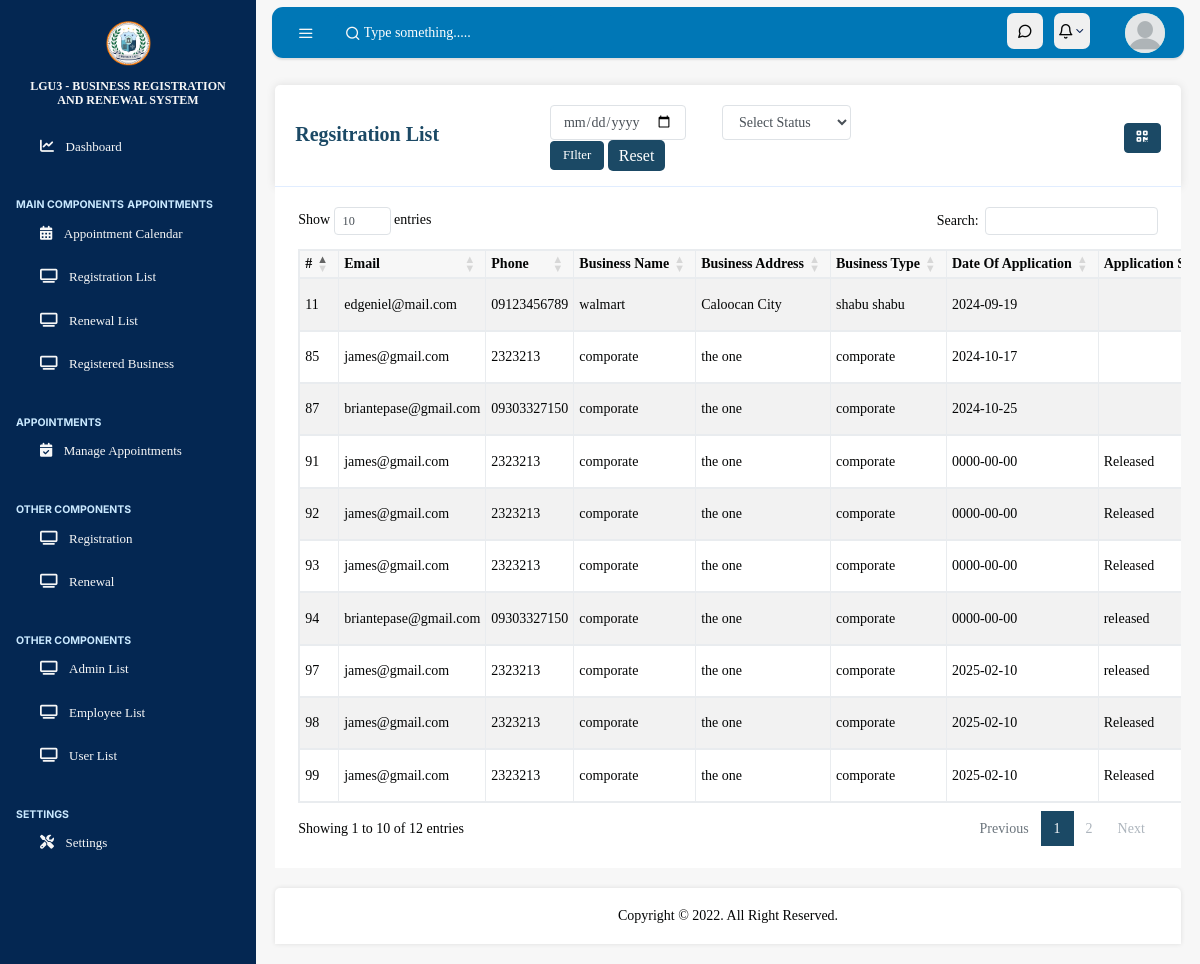
Page /admin/registration.php on the earlier database version.
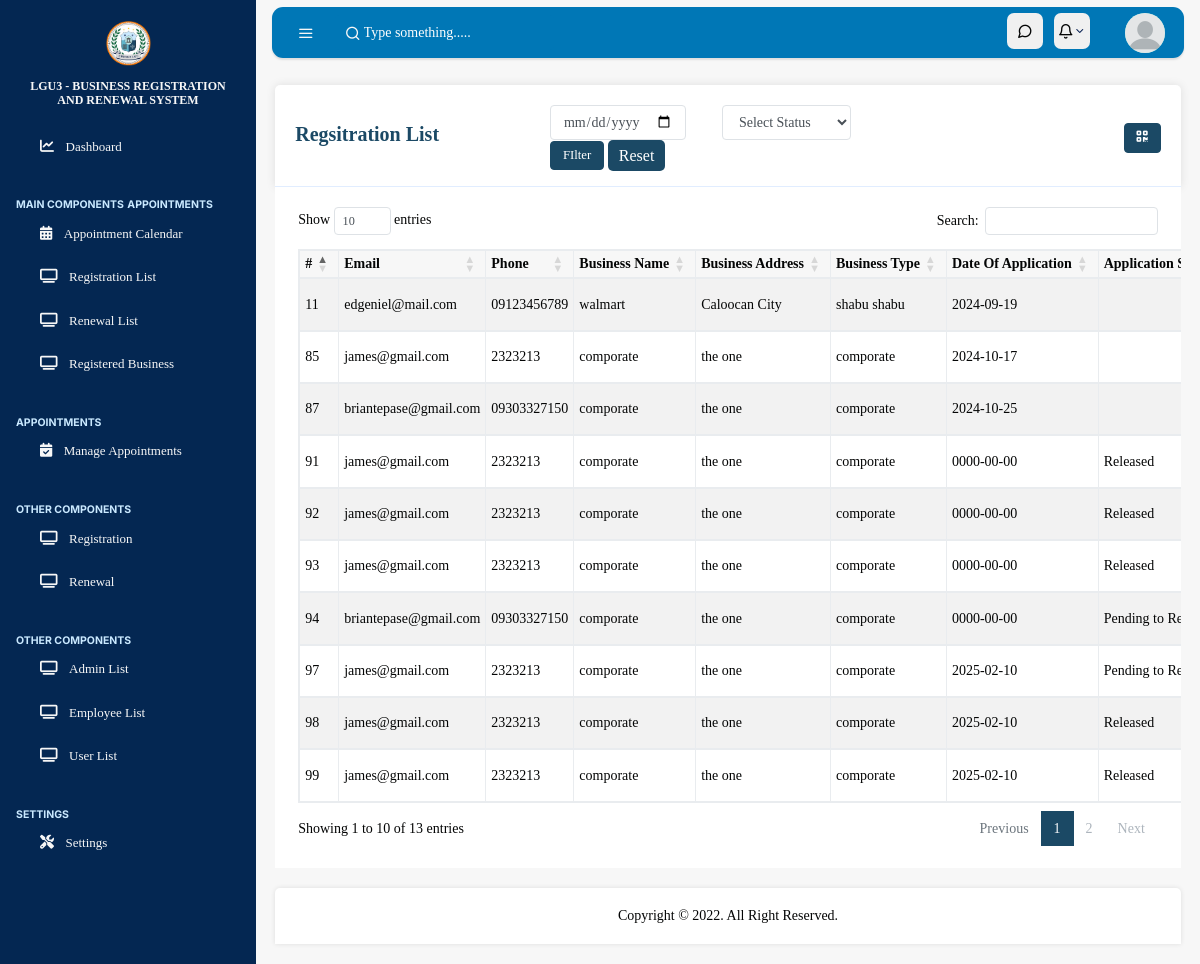
Same page on the later database version.
### tables this page shows
CREATE TABLE `registration` (
  `id` int(10) NOT NULL,
  `fname` varchar(255) NOT NULL,
  `mname` varchar(255) NOT NULL,
  `lname` varchar(255) NOT NULL,
  `address` varchar(255) NOT NULL,
  `zip` varchar(10) NOT NULL,
  `business_name` varchar(255) NOT NULL,
  `phone` varchar(255) NOT NULL,
  `email` varchar(255) NOT NULL,
  `business_address` varchar(255) NOT NULL,
  `building_name` varchar(255) NOT NULL,
  `building_no` varchar(255) NOT NULL,
  `street` varchar(255) NOT NULL,
  `barangay` varchar(255) NOT NULL,
  `business_type` varchar(255) NOT NULL,
  `rent_per_month` varchar(255) NOT NULL,
  `date_application` date NOT NULL,
  `application_number` varchar(50) DEFAULT NULL,
  `upload_dti` varchar(255) NOT NULL,
  `upload_store_picture` varchar(255) DEFAULT NULL,
  `food_security_clearance` varchar(255) DEFAULT NULL,
  `document_status` varchar(50) DEFAULT 'Pending',
  `permit_expiration` date DEFAULT NULL,
  `needs_resubmission` tinyint(1) DEFAULT 0,
  `expiration_date` date DEFAULT NULL,
  `application_status` varchar(50) DEFAULT NULL,
  `remark` text DEFAULT NULL
);

### admin/registration.php (the view, shortened to what this page needs)
<?php
include('../admin/assets/inc/header.php');
?>
<div class="fix-table-header">
    <h4>Regsitration List</h4>
    <div class="col-md-7">
        <form action="" method="get">
            <div class="row">
                <div class="col-md-4">
                    <input type="date" name="date_application" value="<?= isset($_GET['date_application']) == true ? $_GET['date_application'] : '' ?>" class="form-control" required>
                </div>
                <div class="col-md-4">
                    <select name="document_status" class="form-control" required>
                        <option value="">Select Status</option>
                    </select>
                </div>
                <div class="col-md-4">
                    <button type="submit" class="btn btn-primary">FIlter</button>
                    <a href="registration.php" class="btn btn-danger">Reset</a>
                </div>
            </div>
        </form>
    </div>
    <button type="button" class="btn btn-primary float-end" data-bs-toggle="modal" data-bs-target="#qrcodeModal">
        <i class="fa-solid fa-qrcode"></i>
    </button>
</div>
<div class="table-container-form">
    <div class="table-container table-form">
        <div class="table-body">
        <?php
                    if (isset($_GET['date_application']) && $_GET['date_application'] != '' && isset($_GET['document_status']) && $_GET['document_status'] != '') {
                        $date_application = validate($_GET['date_application']);
                        $document_status = validate($_GET['document_status']);
                        $registrations = mysqli_query($conn, "SELECT * FROM registration WHERE date_application='$date_application' AND document_status='$document_status' ORDER BY id DESC");
                    } else {
                        $registrations = mysqli_query($conn, "SELECT * FROM registration ORDER BY id DESC");
                    }
                    if ($registrations) {
                        if (mysqli_num_rows($registrations) > 0) {
            ?>
            <table id="myTable" class=" table-striped table-bordered">
                <thead>
                    <tr>
                        <th>#</th>
                        <th>Email</th>
                        <th>Phone</th>
                        <th>Business Name</th>
                        <th>Business Address</th>
                        <th>Business Type</th>
                        <th>Date Of Application</th>
                        <th>Application Status</th>
                    </tr>
                </thead>
                <tbody>
                <?php
                                        foreach ($registrations as $registrationsItem) {
                                        ?>
                            <tr>
                                <td><?= $registrationsItem['id']; ?></td>
                                <td><?= $registrationsItem['email']; ?></td>
                                <td><?= $registrationsItem['phone']; ?></td>
                                <td><?= $registrationsItem['business_name']; ?></td>
                                <td><?= $registrationsItem['business_address']; ?></td>
                                <td><?= $registrationsItem['business_type']; ?></td>
                                <td><?= $registrationsItem['date_application']; ?></td>
                                <td><?= $registrationsItem['application_status']; ?></td>
                            </tr>
                            <?php
                                        }
                                    ?>
                </tbody>
            </table>
            <?php
                        } else {
                            echo '<h5 style="text-align: center;">No Record Found</h5>';
                        }
                    } else {
                        echo '<h5>Something Went Wrong</h5>';
                    }
            ?>
        </div>
    </div>
</div>
<?php
include('../admin/assets/inc/footer.php');
?>

### admin/assets/inc/header.php (shortened to what this page needs)
<!DOCTYPE html>
<html lang="en">
<head>
    <link rel="stylesheet" href="https://cdn.jsdelivr.net/npm/@fortawesome/fontawesome-free@6.6.0/css/fontawesome.min.css">
    <link rel="stylesheet" href="https://cdnjs.cloudflare.com/ajax/libs/font-awesome/6.6.0/css/all.min.css">
    <link rel="stylesheet" href="assets/css/simplebar.css">
    <link rel="stylesheet" href="assets/css/feather.css">
    <link rel="stylesheet" href="assets/css/main.css">
    <link rel="stylesheet" href="https://cdn.datatables.net/1.13.4/css/dataTables.bootstrap5.min.css" />
    <link href="https://cdn.jsdelivr.net/npm/summernote@0.8.18/dist/summernote.min.css" rel="stylesheet">
    <link href="https://cdn.jsdelivr.net/npm/summernote@0.8.18/dist/summernote-lite.min.css" rel="stylesheet">
    <link rel="stylesheet" href="assets/css/evo-calendar.midnight-blue.min.css">
    <link rel="stylesheet" href="assets/css/evo-calendar.min.css">
    <link rel="stylesheet" href="assets/css/evo-calendar.royal-navy.css">
    <link rel="stylesheet" href="assets/css/evo-calendar.royal-navy.min.css">
</head>
<body class="vertical  light">
    <div class="wrapper">
        <?php include 'assets/inc/navbar.php';  ?>
        <?php include 'assets/inc/sidebar.php';  ?>
        <main role="main" class="main-content">

### admin/assets/inc/navbar.php (shortened to what this page needs)
<nav class="topnav navbar navbar-light">
    <button type="button" class="navbar-toggler text-muted mt-2 p-0 mr-3 collapseSidebar">
        <i class="fe fe-menu navbar-toggler-icon"></i>
    </button>
    <form class="form-inline mr-auto searchform text-muted">
        <input class="form-control bg-transparent border-0 pl-4" type="search" placeholder="Type something....." aria-label="Search">
    </form>
    <ul class="nav">
        <li class="nav-item">
            <section class="nav-link text-muted my-2 circle-icon" href="#" data-toggle="modal" data-target=".modal-shortcut">
                <span class="fe fe-message-circle fe-16"></span>
            </section>
        </li>
        <li class="nav-item dropdown nav-notif">
            <a class="nav-link text-muted my-2 circle-icon dropdown-toggle" href="#" id="notifDropdown" role="button" data-toggle="dropdown" aria-haspopup="true" aria-expanded="false">
                <span class="fe fe-bell fe-16"></span>
            </a>
        </li>
        <li class="nav-item dropdown">
            <span class="nav-link text-muted pr-0 avatar-icon" id="navbarDropdownMenuLink" role="button" data-toggle="dropdown" aria-haspopup="true" aria-expanded="false">
                <span class="avatar avatar-sm mt-2">
                    <div class="avatar-img rounded-circle avatar-initials-min text-center position-relative">
                        <img src="assets/image/profile.png" style="height: 150px; width: 150px; border-radius: 50%; object-fit: cover;">
                    </div>
                </span>
            </span>
        </li>
    </ul>
</nav>

### admin/assets/inc/sidebar.php (shortened to what this page needs)
<?php
$pageName = substr($_SERVER['SCRIPT_NAME'], strrpos($_SERVER['SCRIPT_NAME'],"/") +1);
?>
<aside class="sidebar-left border-right bg-white " id="leftSidebar" data-simplebar>
    <nav class="vertnav navbar-side navbar-light">
        <div class="w-100 mb-4 d-flex">
            <a class="navbar-brand mx-auto mt-2 flex-fill text-center" href="index.php">
                <img src="assets/image/unified-lgu-logo.png" width="45">
                <div class="brand-title">
                    <br>
                    <span>LGU3 - BUSINESS REGISTRATION <br> AND RENEWAL SYSTEM </span>
                </div>
            </a>
        </div>
        <ul class="navbar-nav <?= $pageName == 'admin_dashboard.php' ? 'active':''; ?> flex-fill w-100 mb-2">
            <li class="nav-item dropdown">
                <a class="nav-link" href="admin_dashboard.php">
                    <i class="fas fa-chart-line"></i>
                    <span class="ml-3 item-text">Dashboard</span>
                </a>
            </li>
        </ul>
       <p class="text-muted-nav nav-heading mt-4 mb-1">
            <span style="font-size: 10.5px; font-weight: bold; font-family: 'Inter', sans-serif;">MAIN COMPONENTS</span>
        </p>
            <p class="text-muted-nav nav-heading mt-4 mb-1">
                <span style="font-size: 10.5px; font-weight: bold; font-family: 'Inter', sans-serif;">APPOINTMENTS</span>
            </p>
            <ul class="navbar-nav flex-fill w-100 mb-2">
                <li class="nav-item w-100">
                    <a class="nav-link" href="admin_appointment_calendar.php">
                        <i class="fa-solid fa-calendar-days"></i>
                        <span class="ml-3 item-text">Appointment Calendar</span>
                    </a>
                </li>
            </ul>
            <ul class="navbar-nav flex-fill w-100 mb-2">
                <li class="nav-item w-100">
                    <a class="nav-link" href="admin_registration_list.php">
                        <i class="fa-solid fa-tv"></i>
                        <span class="ml-3 item-text">Registration List</span>
                    </a>
                </li>
            </ul>
            <ul class="navbar-nav flex-fill w-100 mb-2">
                <li class="nav-item w-100">
                    <a class="nav-link" href="admin_renewal_list.php">
                        <i class="fa-solid fa-tv"></i>
                        <span class="ml-3 item-text">Renewal List</span>
                    </a>
                </li>
            </ul>
            <ul class="navbar-nav flex-fill w-100 mb-2">
                <li class="nav-item w-100">
                    <a class="nav-link" href="admin_business_aprove_list_data.php">
                        <i class="fa-solid fa-tv"></i>
                        <span class="ml-3 item-text">Registered Business</span>
                    </a>
                </li>
            </ul>
            <p class="text-muted-nav nav-heading mt-4 mb-1">
                <span style="font-size: 10.5px; font-weight: bold; font-family: 'Inter', sans-serif;">APPOINTMENTS</span>
            </p>
            <ul class="navbar-nav flex-fill w-100 mb-2">
                <li class="nav-item w-100">
                    <a class="nav-link" href="admin_manage_appointments.php">
                        <i class="fa-solid fa-calendar-check"></i>
                        <span class="ml-3 item-text">Manage Appointments</span>
                    </a>
                </li>
            </ul>
            <p class="text-muted-nav nav-heading mt-4 mb-1">
                <span style="font-size: 10.5px; font-weight: bold; font-family: 'Inter', sans-serif;">OTHER COMPONENTS</span>
            </p>
            <ul class="navbar-nav flex-fill w-100 mb-2">
                <li class="nav-item w-100">
                    <a class="nav-link" href="admin_registration.php">
                        <i class="fa-solid fa-tv"></i>
                        <span class="ml-3 item-text">Registration</span>
                    </a>
                </li>
            </ul>
            <ul class="navbar-nav flex-fill w-100 mb-2">
                <li class="nav-item w-100">
                    <a class="nav-link" href="admin_renewal.php">
                        <i class="fa-solid fa-tv"></i>
                        <span class="ml-3 item-text">Renewal</span>
                    </a>
                </li>
            </ul>
            <p class="text-muted-nav nav-heading mt-4 mb-1">
                <span style="font-size: 10.5px; font-weight: bold; font-family: 'Inter', sans-serif;">OTHER COMPONENTS</span>
            </p>
            <ul class="navbar-nav flex-fill w-100 mb-2">
                <li class="nav-item w-100">
                    <a class="nav-link" href="admin_admin_list.php">
                        <i class="fa-solid fa-tv"></i>
                        <span class="ml-3 item-text">Admin List</span>
                    </a>
                </li>
            </ul>
            <ul class="navbar-nav <?= $pageName == 'admin_employee_list.php' ? 'active':''; ?>
            flex-fill w-100 mb-2">
                <li class="nav-item w-100">
                    <a class="nav-link" href="admin_employee_list.php">
                        <i class="fa-solid fa-tv"></i>
                        <span class="ml-3 item-text">Employee List</span>
                    </a>
                </li>
            </ul>
            <ul class="navbar-nav flex-fill w-100 mb-2">
                <li class="nav-item w-100">
                    <a class="nav-link" href="admin_user_list.php">
                        <i class="fa-solid fa-tv"></i>
                        <span class="ml-3 item-text">User List</span>
                    </a>
                </li>
            </ul>
            <p class="text-muted-nav nav-heading mt-4 mb-1">
                <span style="font-size: 10.5px; font-weight: bold; font-family: 'Inter', sans-serif;">SETTINGS</span>
            </p>
            <ul class="navbar-nav <?= $pageName == 'settings.php' ? 'active':''; ?> flex-fill w-100 mb-2">
                <li class="nav-item w-100">
                    <a class="nav-link" href="settings.php">
                        <i class="fa-solid fa-screwdriver-wrench"></i>
                        <span class="ml-3 item-text">Settings</span>
                    </a>
                </li>
            </ul>
    </nav>
</aside>

### admin/assets/inc/footer.php (shortened to what this page needs)
<footer>
    <div class="copyright">
        copyright &copy; 2022. all right reserved.
    </div>
</footer>
</main>
</body>
</html>

### admin/assets/css/simplebar.css (style rules this page uses)
[data-simplebar] { position: relative; flex-direction: column; flex-wrap: wrap; justify-content: flex-start; align-content: flex-start; align-items: flex-start; }

### admin/assets/css/feather.css (style rules this page uses)
.fe { font-family: "feather" !important; speak: none; font-style: normal; font-weight: normal; font-variant: normal; text-transform: none; line-height: 1; -webkit-font-smoothing: antialiased; -moz-osx-font-smoothing: grayscale; }
.fe-16 { font-size: 16px; }
.fe-bell:before { content: ""; }
.fe-menu:before { content: ""; color: #f7f7f7; }
.fe-message-circle:before { content: ""; }

### admin/assets/inc/header.php (style rules this page uses)
.avatar-initials-min { width: 40px; height: 40px; background: #75e6da; border-radius: 50%; display: flex; margin-left: 8px; justify-content: center; align-items: center; font-size: 14px; font-weight: bold; color: #fff; }
.avatar-img { position: relative; transition: background-color 0.3s ease-in-out; }

Differences in the rows shown:
changed registration id 97: application_status "released" → "Pending to…"
changed registration id 94: application_status "released" → "Pending to…"
Other differences:
text written by a page script: "Show entries Search: Showing 1 to 10 of 12 entries Previous 1 2 Next" → "Show entries Search: Showing 1 to 10 of 13 entries Previous 1 2 Next"
